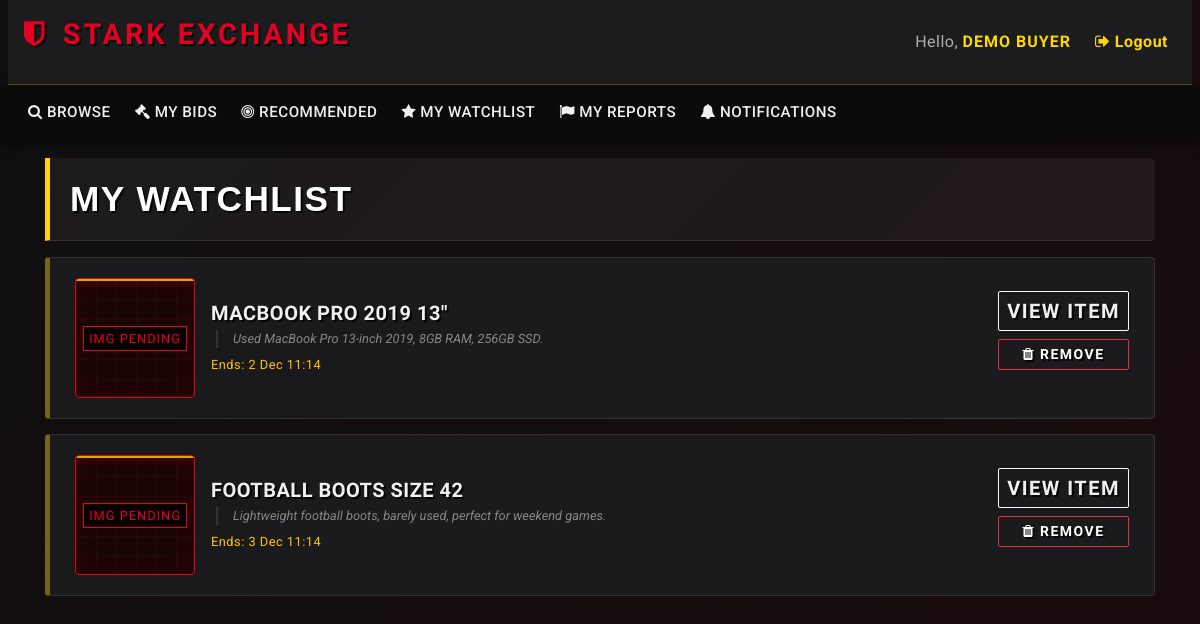
Screenshot of /mywatchlist.php (signed in) with the database file from the repository.
### tables this page shows
CREATE TABLE watchlist (
    user_id    INT NOT NULL,
    auction_id INT NOT NULL,

    PRIMARY KEY (user_id, auction_id),

    CONSTRAINT fk_watchlist_user
        FOREIGN KEY (user_id)
        REFERENCES users(user_id)
        ON DELETE CASCADE
        ON UPDATE CASCADE,

    CONSTRAINT fk_watchlist_auction
        FOREIGN KEY (auction_id)
        REFERENCES auctions(auction_id)
        ON DELETE CASCADE
        ON UPDATE CASCADE
);

CREATE TABLE items (
    item_id      INT AUTO_INCREMENT PRIMARY KEY,
    title        VARCHAR(255) NOT NULL,
    description  TEXT,
    
     
    image_path   VARCHAR(255) DEFAULT NULL, 
     

    category_id  INT NOT NULL,
    seller_id    INT NOT NULL,
    created_at   DATETIME NOT NULL DEFAULT CURRENT_TIMESTAMP,

    CONSTRAINT fk_items_category
        FOREIGN KEY (category_id)
        REFERENCES categories(category_id)
        ON DELETE RESTRICT
        ON UPDATE CASCADE,

    CONSTRAINT fk_items_seller
        FOREIGN KEY (seller_id)
        REFERENCES users(user_id)
        ON DELETE CASCADE
        ON UPDATE CASCADE
);

CREATE TABLE auctions (
    auction_id    INT AUTO_INCREMENT PRIMARY KEY,
    item_id       INT NOT NULL,
    seller_id     INT NOT NULL,
    start_price   DECIMAL(10,2) NOT NULL,
    reserve_price DECIMAL(10,2),
    start_date    DATETIME NOT NULL DEFAULT CURRENT_TIMESTAMP,
    end_date      DATETIME NOT NULL,
    winner_id     INT NULL,
     
     
     
    status        ENUM('pending','active','finished','cancelled','removed')
                  NOT NULL DEFAULT 'pending',

    CONSTRAINT fk_auctions_item
        FOREIGN KEY (item_id)
        REFERENCES items(item_id)
        ON DELETE CASCADE
        ON UPDATE CASCADE,

    CONSTRAINT fk_auctions_seller
        FOREIGN KEY (seller_id)
        REFERENCES users(user_id)
        ON DELETE CASCADE
        ON UPDATE CASCADE,

    CONSTRAINT fk_auctions_winner
        FOREIGN KEY (winner_id)
        REFERENCES users(user_id)
        ON DELETE SET NULL
        ON UPDATE CASCADE
);

### utilities.php (called while the page is built, shortened)
<?php
function get_db() {
    static $conn = null;
    if ($conn === null) {
        $conn = new mysqli(DB_HOST, DB_USER, DB_PASS, DB_NAME);
        $conn->set_charset(DB_CHARSET);
    }
    return $conn;
}
function db_query($sql, $types = '', $params = []) {
    $conn = get_db();
    $stmt = $conn->prepare($sql);
    $stmt->bind_param($types, ...$params);
    if (!$stmt->execute()) {
        die('Execute failed: ' . $stmt->error);
    }
    return $stmt->get_result();
}
?>

### mywatchlist.php (the view, shortened to what this page needs)
<?php
require_once 'utilities.php';
include_once 'header.php';
$user_id = current_user_id();
$sql = "
    SELECT
        w.auction_id,
        i.item_id,
        i.title,
        i.image_path,
        i.description,
        a.end_date,  -- 新增：获取截止时间，方便显示
        a.status     -- 新增：获取状态
    FROM watchlist w
    JOIN auctions a ON w.auction_id = a.auction_id
    JOIN items i ON a.item_id = i.item_id
    WHERE w.user_id = ?
    ORDER BY a.end_date ASC
";
$result = db_query($sql, "i", [$user_id]);
?>
<div class="container">
    <h2 class="my-3 text-uppercase" style="font-family: 'Oswald', sans-serif; letter-spacing: 1px;">My Watchlist</h2>
<?php if (!$result || $result->num_rows === 0): ?>
    <div class="text-center py-5">
        <p class="text-muted mb-4">You have no items in your watchlist.</p>
        <a href="browse.php" class="btn btn-primary btn-lg">Browse Auctions</a>
    </div>
<?php else: ?>
   <ul class="list-group mb-5" style="border: none;">
        <?php while ($row = $result->fetch_assoc()):
            $item_id    = (int)$row['item_id'];
            $title      = $row['title'];
            $desc       = $row['description'];
            $end_date   = new DateTime($row['end_date']);
            $img_path = $row['image_path'] ?? null;
            $img_html = '';
            if (!empty($img_path) && file_exists("images/" . $img_path)) {
                $img_html = '<img src="images/' . $img_path . '" alt="Item" style="width: 120px; height: 120px; object-fit: cover; border-radius: 4px; border: 1px solid #333;">';
            } else {
                $img_html = '<div class="img-placeholder" style="width: 120px; height: 120px; margin: 0;"></div>';
            }
        ?>
        <li class="list-group-item d-flex align-items-center"
            style="background-color: rgba(28, 28, 30, 0.9); border: 1px solid rgba(255,255,255,0.1); margin-bottom: 10px; border-radius: 4px; border-left: 4px solid var(--color-accent);">
            <div class="mr-3">
                <?php echo $img_html; ?>
            </div>
            <div class="flex-grow-1">
                <h5 class="mb-1">
                    <a href="listing.php?item_id=<?= $item_id ?>" class="text-light" style="font-family: 'Oswald', sans-serif; letter-spacing: 0.5px;">
                        <?= htmlspecialchars($title) ?>
                    </a>
                </h5>
                <p class="mb-1 text-muted small" style="line-height: 1.4;">
                    <?php
                    $desc_short = (strlen($desc) > 120) ? substr($desc, 0, 120) . '...' : $desc;
                    echo htmlspecialchars($desc_short);
                    ?>
                </p>
                <small class="text-warning">
                    Ends: <?= $end_date->format('j M H:i') ?>
                </small>
            </div>
            <div class="text-right ml-4" style="min-width: 120px;">
                <a href="listing.php?item_id=<?= $item_id ?>"
                   class="btn btn-sm btn-outline-light btn-block mb-2">
                   View Item
                </a>
                <form method="POST" action="watchlist_funcs.php" style="display:inline;">
                    <button class="btn btn-sm btn-outline-danger btn-block" type="submit">
                        <i class="fa fa-trash"></i> Remove
                    </button>
                </form>
            </div>
        </li>
        <?php endwhile; ?>
    </ul>
<?php endif; ?>
</div>
<?php include_once 'footer.php'; ?>

### css/custom.css (style rules this page uses)
:root { --color-primary: #E30022; --color-accent: #FFD700; --color-bg-dark: #0A0A0A; --color-bg-secondary: #1C1C1E; --color-bg-input: #2D2D30; --color-text-light: #F0F0F0; --color-text-muted: #B0B0B0; }
body, html { background-color: var(--color-bg-dark) !important; background: linear-gradient(135deg, #0f0f10 0%, #1a0b0e 100%) !important; min-height: 100vh; color: var(--color-text-light) !important; font-family: 'Roboto', sans-serif !important; font-weight: 400; letter-spacing: 0.5px; }
h1, h2, h3, h4, h5, h6, .navbar-brand, .card-title, .container h2, .btn { font-family: 'Oswald', sans-serif !important; font-weight: 700; letter-spacing: 1.5px !important; text-transform: uppercase; color: white !important; text-shadow: 2px 2px 0px rgba(0,0,0,0.8) !important; margin-bottom: 15px; }
.container p.text-muted, .text-muted { font-family: 'Roboto', sans-serif !important; font-weight: 400; letter-spacing: normal; text-shadow: none !important; color: #bbb !important; }
.btn { border-radius: 2px !important; font-weight: bold; text-transform: uppercase; transition: all 0.3s ease; }
ul.list-group { border: none !important; gap: 15px; background-color: transparent !important; }
.list-group-item { background-color: rgba(28, 28, 30, 0.9) !important; border: 1px solid rgba(255, 255, 255, 0.1) !important; margin-bottom: 0 !important; border-radius: 4px; padding: 20px 25px; border-left: 5px solid rgba(255, 215, 0, 0.4) !important; position: relative; overflow: hidden; transition: all 0.3s cubic-bezier(0.25, 0.8, 0.25, 1); }
.list-group-item h5, .list-group-item a { color: var(--color-text-light) !important; font-weight: bold; text-decoration: none; font-size: 1.25rem; display: block; margin-bottom: 5px; }
.list-group-item::after { content: ""; position: absolute; top: 0; left: -100%; width: 50%; height: 100%; background: linear-gradient(to right, transparent, rgba(255, 255, 255, 0.1), transparent); transform: skewX(-25deg); transition: none; }
.container h2.my-3 { background: rgba(255, 255, 255, 0.05); padding: 20px; border-left: 5px solid var(--color-accent); border-radius: 0 5px 5px 0; font-family: 'Impact', sans-serif !important; text-transform: uppercase; letter-spacing: 1px; font-size: 2.2rem; border-bottom: 1px solid rgba(255, 255, 255, 0.1); }
.container p.text-muted { color: #888 !important; font-style: italic; border-left: 2px solid #333; padding-left: 15px; margin-left: 5px; }
.img-placeholder { width: 150px; height: 150px; flex-shrink: 0; background-color: #1a0505; background-image: linear-gradient(rgba(227, 0, 34, 0.1) 1px, transparent 1px), linear-gradient(90deg, rgba(227, 0, 34, 0.1) 1px, transparent 1px); background-size: 20px 20px; border: 1px solid var(--color-primary); display: flex; align-items: center; justify-content: center; position: relative; overflow: hidden; margin-right: 20px; border-radius: 4px; box-shadow: inset 0 0 20px rgba(227, 0, 34, 0.1); }
.img-placeholder::before { content: ""; position: absolute; top: 0; left: 0; width: 100%; height: 2px; background: var(--color-accent); box-shadow: 0 0 10px var(--color-primary); animation: stark-scan 3s infinite ease-in-out; opacity: 0.8; }
.img-placeholder::after { content: "IMG PENDING"; color: var(--color-primary); font-family: 'Oswald', sans-serif; font-size: 0.8rem; letter-spacing: 1px; background: rgba(0,0,0,0.7); padding: 2px 5px; border: 1px solid var(--color-primary); }

### rows the page displays
watchlist: items.title "MACBOOK PRO 2019 13\"", items.description "Used MacBook Pro 13-inch 2019, 8GB RAM, 256GB SSD.", auction.end_date "2 Dec 11:14"
watchlist: items.title "FOOTBALL BOOTS SIZE 42", items.description "Lightweight football boots, barely used, perfect for weekend games.", auction.end_date "3 Dec 11:14"

### other values shown
$display_name "DEMO BUYER"
